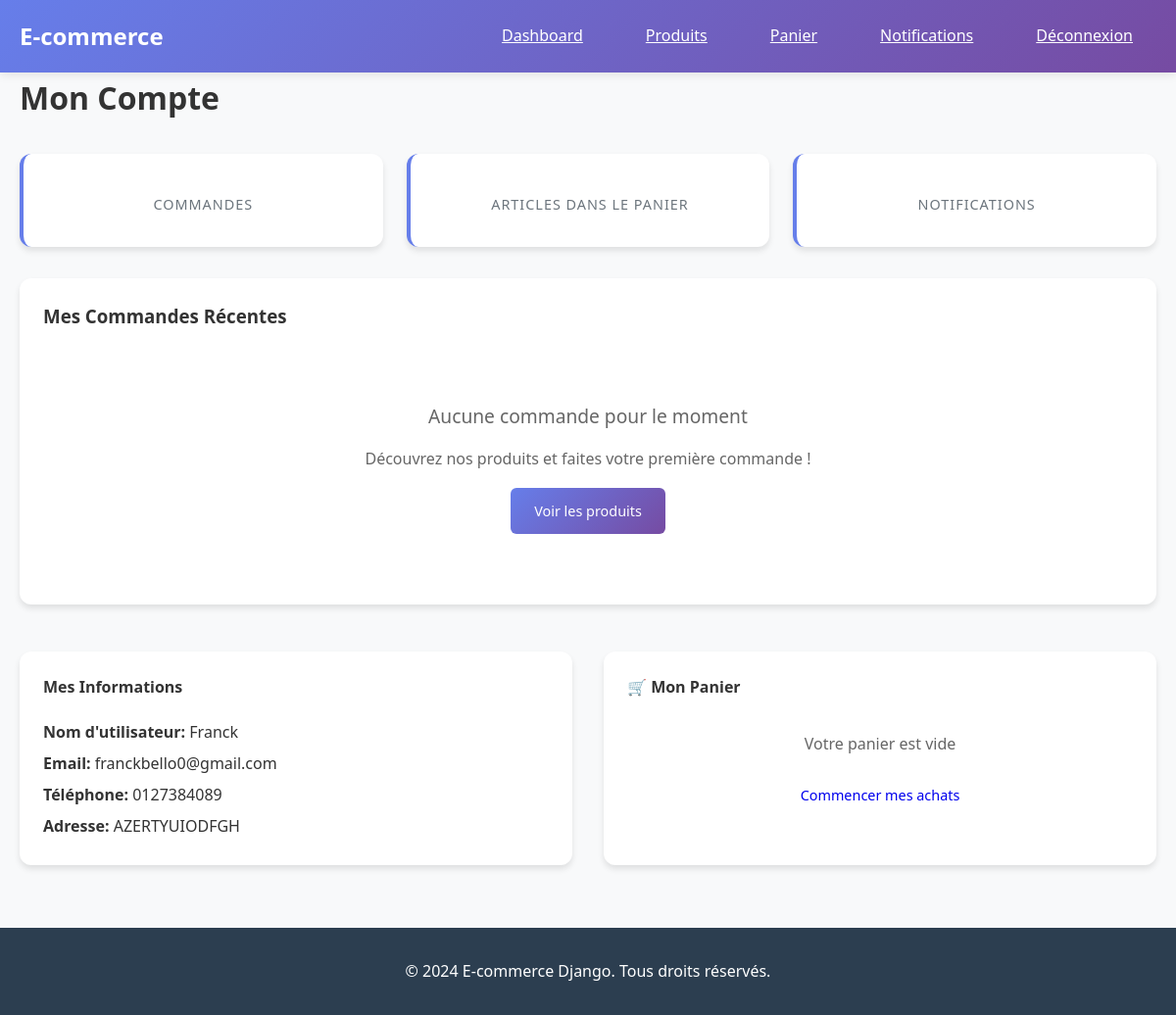
/dashboard/ (signed in), run on the app's committed database.
### shop/models.py (models this page shows, shortened)
class CustomUser(AbstractUser):
    USER_TYPE_CHOICES = (
        ('client', 'Client'),
        ('vendeur', 'Vendeur'),
    )
    user_type = models.CharField(max_length=10, choices=USER_TYPE_CHOICES, default='client')
    phone = models.CharField(max_length=20, blank=True)
    address = models.TextField(blank=True)
    is_approved = models.BooleanField(default=False)  # Pour valider les vendeurs
    date_joined = models.DateTimeField(default=timezone.now)

### shop/views.py (the view, shortened to what this page needs)
# urls.py: path('dashboard/', views.dashboard, name='dashboard'),
@login_required
def dashboard(request):
    if request.user.user_type == 'vendeur':
        products = Product.objects.filter(vendeur=request.user)
        total_products = products.count()
        low_stock_products = products.filter(stock__lt=10).count()
        orders = OrderItem.objects.filter(product__vendeur=request.user)
        total_sales = orders.aggregate(total=Sum('price'))['total'] or 0
        recent_orders = Order.objects.filter(
            items__product__vendeur=request.user
        ).distinct().order_by('-created_at')[:5]
        context = {
            'total_products': total_products,
            'low_stock_products': low_stock_products,
            'total_sales': total_sales,
            'recent_orders': recent_orders,
            'products': products[:5],
        }
        return render(request, 'dashboard/vendeur.html', context)
    elif request.user.user_type == 'client':
        orders = Order.objects.filter(user=request.user).order_by('-created_at')[:5]
        return render(request, 'dashboard/client.html', {'orders': orders})

### templates/dashboard/client.html (shortened to what this page needs)
{% extends 'base.html' %}
{% block content %}
<h1 style="margin-bottom: 2rem;"> Mon Compte</h1>
<div class="stats-grid">
    <div class="stat-card">
        <div class="stat-label">Commandes</div>
    </div>
    <div class="stat-card">
        <div class="stat-label">Articles dans le panier</div>
    </div>
    <div class="stat-card">
        <div class="stat-label">Notifications</div>
    </div>
</div>
<div class="card">
    <h3 style="margin-bottom: 1.5rem;"> Mes Commandes Récentes</h3>
    {% if orders %}
    <div class="table">
        <table style="width: 100%;">
            <thead>
                <tr>
                    <th>N° Commande</th>
                    <th>Date</th>
                    <th>Montant</th>
                    <th>Statut</th>
                    <th>Actions</th>
                </tr>
            </thead>
            <tbody>
                {% for order in orders %}
                <tr>
                    <td><strong>#{{ order.order_number }}</strong></td>
                    <td>{{ order.created_at|date:"d/m/Y" }}</td>
                    <td>{{ order.total_amount }} €</td>
                    <td>
                        <span class="badge {% if order.status == 'livre' %}badge-success{% elif order.status == 'annule' %}badge-danger{% else %}badge-warning{% endif %}">
                            {{ order.get_status_display }}
                        </span>
                    </td>
                    <td>
                        <a href="{% url 'order_detail' order.id %}" class="btn" style="padding: 0.25rem 0.5rem; font-size: 0.8rem;">Voir</a>
                    </td>
                </tr>
                {% endfor %}
            </tbody>
        </table>
    </div>
    {% else %}
    <div style="text-align: center; padding: 3rem; color: #666;">
        <p style="font-size: 1.2rem; margin-bottom: 1rem;"> Aucune commande pour le moment</p>
        <p>Découvrez nos produits et faites votre première commande !</p>
        <a href="{% url 'product_list' %}" class="btn btn-primary" style="margin-top: 1rem;">Voir les produits</a>
    </div>
    {% endif %}
</div>
<div style="display: grid; grid-template-columns: 1fr 1fr; gap: 2rem; margin-top: 2rem;">
    <div class="card">
        <h4 style="margin-bottom: 1rem;"> Mes Informations</h4>
        <div style="line-height: 2;">
            <div><strong>Nom d'utilisateur:</strong> {{ user.username }}</div>
            <div><strong>Email:</strong> {{ user.email }}</div>
            <div><strong>Téléphone:</strong> {{ user.phone|default:"Non renseigné" }}</div>
            <div><strong>Adresse:</strong> {{ user.address|default:"Non renseignée"|truncatewords:10 }}</div>
        </div>
    </div>
    <div class="card">
        <h4 style="margin-bottom: 1rem;">🛒 Mon Panier</h4>
        {% with cart=user.cart %}
            {% if cart.items.count > 0 %}
            <div style="margin-bottom: 1rem;">
                <div><strong>Articles:</strong> {{ cart.total_items }}</div>
                <div><strong>Total:</strong> {{ cart.total_price }} €</div>
            </div>
            <a href="{% url 'cart_view' %}" class="btn btn-primary" style="width: 100%;">Voir mon panier</a>
            {% else %}
            <p style="text-align: center; color: #666; padding: 1rem;">Votre panier est vide</p>
            <a href="{% url 'product_list' %}" class="btn" style="width: 100%;">Commencer mes achats</a>
            {% endif %}
        {% endwith %}
    </div>
</div>
{% endblock %}

### templates/base.html (style rules this page uses)
* { margin: 0; padding: 0; box-sizing: border-box; }
body { font-family: 'Segoe UI', Tahoma, Geneva, Verdana, sans-serif; line-height: 1.6; color: #333; background-color: #f8f9fa; }
.btn { display: inline-block; padding: 0.75rem 1.5rem; border: none; border-radius: 6px; text-decoration: none; text-align: center; font-size: 0.9rem; cursor: pointer; transition: all 0.3s ease; }
.btn-primary { background: linear-gradient(135deg, #667eea 0%, #764ba2 100%); color: white; }
.card { background: white; border-radius: 12px; padding: 1.5rem; margin: 1rem 0; box-shadow: 0 4px 6px rgba(0, 0, 0, 0.1); transition: transform 0.3s ease, box-shadow 0.3s ease; }
.stats-grid { display: grid; grid-template-columns: repeat(auto-fit, minmax(200px, 1fr)); gap: 1.5rem; margin: 2rem 0; }
.stat-card { background: white; padding: 2rem; border-radius: 12px; text-align: center; box-shadow: 0 4px 6px rgba(0, 0, 0, 0.1); border-left: 4px solid #667eea; }
.stat-label { color: #6c757d; font-size: 0.9rem; text-transform: uppercase; letter-spacing: 1px; }

### data on the page
CustomUser: username "Franck", email "franckbello0@gmail.com", phone "0127384089", address "AZERTYUIODFGH"
